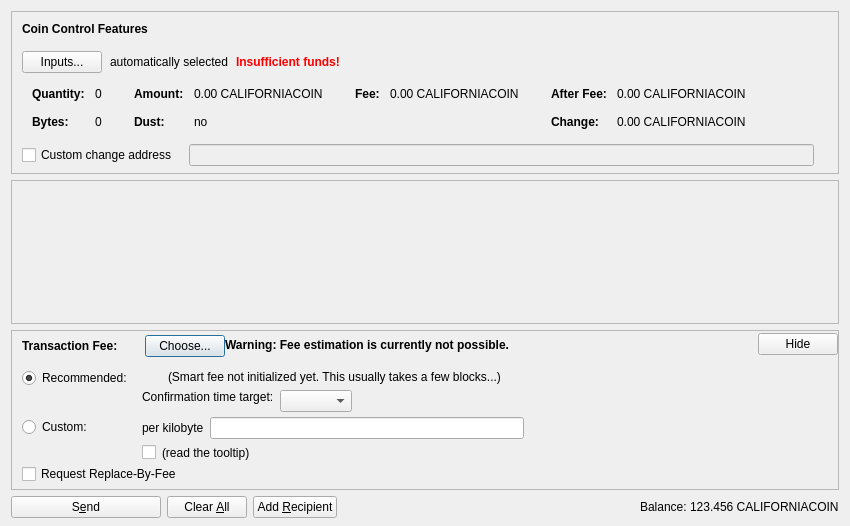
<?xml version="1.0" encoding="UTF-8"?>
<ui version="4.0">
 <class>SendCoinsDialog</class>
 <widget class="QDialog" name="SendCoinsDialog">
  <property name="geometry">
   <rect>
    <x>0</x>
    <y>0</y>
    <width>850</width>
    <height>526</height>
   </rect>
  </property>
  <property name="windowTitle">
   <string>Send Coins</string>
  </property>
  <layout class="QVBoxLayout" name="verticalLayout" stretch="0,1,0,0">
   <property name="bottomMargin">
    <number>8</number>
   </property>
   <item>
    <widget class="QFrame" name="frameCoinControl">
     <property name="sizePolicy">
      <sizepolicy hsizetype="Expanding" vsizetype="Expanding">
       <horstretch>0</horstretch>
       <verstretch>0</verstretch>
      </sizepolicy>
     </property>
     <property name="maximumSize">
      <size>
       <width>16777215</width>
       <height>16777215</height>
      </size>
     </property>
     <property name="frameShape">
      <enum>QFrame::StyledPanel</enum>
     </property>
     <property name="frameShadow">
      <enum>QFrame::Sunken</enum>
     </property>
     <layout class="QVBoxLayout" name="verticalLayoutCoinControl2">
      <property name="spacing">
       <number>0</number>
      </property>
      <property name="leftMargin">
       <number>0</number>
      </property>
      <property name="topMargin">
       <number>0</number>
      </property>
      <property name="rightMargin">
       <number>0</number>
      </property>
      <property name="bottomMargin">
       <number>6</number>
      </property>
      <item>
       <layout class="QVBoxLayout" name="verticalLayoutCoinControl" stretch="0,0,0,0,1">
        <property name="spacing">
         <number>0</number>
        </property>
        <property name="leftMargin">
         <number>10</number>
        </property>
        <property name="topMargin">
         <number>10</number>
        </property>
        <item>
         <layout class="QHBoxLayout" name="horizontalLayoutCoinControl1">
          <property name="bottomMargin">
           <number>15</number>
          </property>
          <item>
           <widget class="QLabel" name="labelCoinControlFeatures">
            <property name="sizePolicy">
             <sizepolicy hsizetype="Preferred" vsizetype="Maximum">
              <horstretch>0</horstretch>
              <verstretch>0</verstretch>
             </sizepolicy>
            </property>
            <property name="font">
             <font>
              <weight>75</weight>
              <bold>true</bold>
             </font>
            </property>
            <property name="styleSheet">
             <string notr="true">font-weight:bold;</string>
            </property>
            <property name="text">
             <string>Coin Control Features</string>
            </property>
           </widget>
          </item>
         </layout>
        </item>
        <item>
         <layout class="QHBoxLayout" name="horizontalLayoutCoinControl2" stretch="0,0,0,0">
          <property name="spacing">
           <number>8</number>
          </property>
          <property name="bottomMargin">
           <number>10</number>
          </property>
          <item>
           <widget class="QPushButton" name="pushButtonCoinControl">
            <property name="styleSheet">
             <string notr="true"/>
            </property>
            <property name="text">
             <string>Inputs...</string>
            </property>
            <property name="autoDefault">
             <bool>false</bool>
            </property>
           </widget>
          </item>
          <item>
           <widget class="QLabel" name="labelCoinControlAutomaticallySelected">
            <property name="text">
             <string>automatically selected</string>
            </property>
            <property name="margin">
             <number>5</number>
            </property>
           </widget>
          </item>
          <item>
           <widget class="QLabel" name="labelCoinControlInsuffFunds">
            <property name="font">
             <font>
              <weight>75</weight>
              <bold>true</bold>
             </font>
            </property>
            <property name="styleSheet">
             <string notr="true">color:red;font-weight:bold;</string>
            </property>
            <property name="text">
             <string>Insufficient funds!</string>
            </property>
            <property name="margin">
             <number>5</number>
            </property>
           </widget>
          </item>
          <item>
           <spacer name="horizontalSpacerCoinControl">
            <property name="orientation">
             <enum>Qt::Horizontal</enum>
            </property>
            <property name="sizeHint" stdset="0">
             <size>
              <width>40</width>
              <height>1</height>
             </size>
            </property>
           </spacer>
          </item>
         </layout>
        </item>
        <item>
         <widget class="QWidget" name="widgetCoinControl" native="true">
          <property name="sizePolicy">
           <sizepolicy hsizetype="Preferred" vsizetype="Preferred">
            <horstretch>0</horstretch>
            <verstretch>0</verstretch>
           </sizepolicy>
          </property>
          <property name="minimumSize">
           <size>
            <width>0</width>
            <height>0</height>
           </size>
          </property>
          <property name="styleSheet">
           <string notr="true"/>
          </property>
          <layout class="QHBoxLayout" name="horizontalLayoutCoinControl5">
           <property name="leftMargin">
            <number>0</number>
           </property>
           <property name="topMargin">
            <number>0</number>
           </property>
           <property name="rightMargin">
            <number>0</number>
           </property>
           <property name="bottomMargin">
            <number>0</number>
           </property>
           <item>
            <layout class="QHBoxLayout" name="horizontalLayoutCoinControl3" stretch="0,0,0,1">
             <property name="spacing">
              <number>20</number>
             </property>
             <property name="topMargin">
              <number>0</number>
             </property>
             <property name="bottomMargin">
              <number>10</number>
             </property>
             <item>
              <layout class="QFormLayout" name="formLayoutCoinControl1">
               <property name="horizontalSpacing">
                <number>10</number>
               </property>
               <property name="verticalSpacing">
                <number>14</number>
               </property>
               <property name="leftMargin">
                <number>10</number>
               </property>
               <property name="topMargin">
                <number>4</number>
               </property>
               <property name="rightMargin">
                <number>6</number>
               </property>
               <item row="0" column="0">
                <widget class="QLabel" name="labelCoinControlQuantityText">
                 <property name="font">
                  <font>
                   <weight>75</weight>
                   <bold>true</bold>
                  </font>
                 </property>
                 <property name="text">
                  <string>Quantity:</string>
                 </property>
                 <property name="margin">
                  <number>0</number>
                 </property>
                </widget>
               </item>
               <item row="0" column="1">
                <widget class="QLabel" name="labelCoinControlQuantity">
                 <property name="cursor">
                  <cursorShape>IBeamCursor</cursorShape>
                 </property>
                 <property name="contextMenuPolicy">
                  <enum>Qt::ActionsContextMenu</enum>
                 </property>
                 <property name="text">
                  <string notr="true">0</string>
                 </property>
                 <property name="margin">
                  <number>0</number>
                 </property>
                 <property name="textInteractionFlags">
                  <set>Qt::LinksAccessibleByMouse|Qt::TextSelectableByKeyboard|Qt::TextSelectableByMouse</set>
                 </property>
                </widget>
               </item>
               <item row="1" column="0">
                <widget class="QLabel" name="labelCoinControlBytesText">
                 <property name="font">
                  <font>
                   <weight>75</weight>
                   <bold>true</bold>
                  </font>
                 </property>
                 <property name="text">
                  <string>Bytes:</string>
                 </property>
                </widget>
               </item>
               <item row="1" column="1">
                <widget class="QLabel" name="labelCoinControlBytes">
                 <property name="cursor">
                  <cursorShape>IBeamCursor</cursorShape>
                 </property>
                 <property name="contextMenuPolicy">
                  <enum>Qt::ActionsContextMenu</enum>
                 </property>
                 <property name="text">
                  <string notr="true">0</string>
                 </property>
                 <property name="textInteractionFlags">
                  <set>Qt::LinksAccessibleByMouse|Qt::TextSelectableByKeyboard|Qt::TextSelectableByMouse</set>
                 </property>
                </widget>
               </item>
              </layout>
             </item>
             <item>
              <layout class="QFormLayout" name="formLayoutCoinControl2">
               <property name="horizontalSpacing">
                <number>10</number>
               </property>
               <property name="verticalSpacing">
                <number>14</number>
               </property>
               <property name="leftMargin">
                <number>6</number>
               </property>
               <property name="topMargin">
                <number>4</number>
               </property>
               <property name="rightMargin">
                <number>6</number>
               </property>
               <item row="0" column="0">
                <widget class="QLabel" name="labelCoinControlAmountText">
                 <property name="font">
                  <font>
                   <weight>75</weight>
                   <bold>true</bold>
                  </font>
                 </property>
                 <property name="text">
                  <string>Amount:</string>
                 </property>
                 <property name="margin">
                  <number>0</number>
                 </property>
                </widget>
               </item>
               <item row="0" column="1">
                <widget class="QLabel" name="labelCoinControlAmount">
                 <property name="cursor">
                  <cursorShape>IBeamCursor</cursorShape>
                 </property>
                 <property name="contextMenuPolicy">
                  <enum>Qt::ActionsContextMenu</enum>
                 </property>
                 <property name="text">
                  <string notr="true">0.00 CALIFORNIACOIN</string>
                 </property>
                 <property name="textInteractionFlags">
                  <set>Qt::LinksAccessibleByMouse|Qt::TextSelectableByKeyboard|Qt::TextSelectableByMouse</set>
                 </property>
                </widget>
               </item>
               <item row="1" column="0">
                <widget class="QLabel" name="labelCoinControlLowOutputText">
                 <property name="font">
                  <font>
                   <weight>75</weight>
                   <bold>true</bold>
                  </font>
                 </property>
                 <property name="text">
                  <string>Dust:</string>
                 </property>
                </widget>
               </item>
               <item row="1" column="1">
                <widget class="QLabel" name="labelCoinControlLowOutput">
                 <property name="cursor">
                  <cursorShape>IBeamCursor</cursorShape>
                 </property>
                 <property name="contextMenuPolicy">
                  <enum>Qt::ActionsContextMenu</enum>
                 </property>
                 <property name="text">
                  <string notr="true">no</string>
                 </property>
                 <property name="textInteractionFlags">
                  <set>Qt::LinksAccessibleByMouse|Qt::TextSelectableByKeyboard|Qt::TextSelectableByMouse</set>
                 </property>
                </widget>
               </item>
              </layout>
             </item>
             <item>
              <layout class="QFormLayout" name="formLayoutCoinControl3">
               <property name="horizontalSpacing">
                <number>10</number>
               </property>
               <property name="verticalSpacing">
                <number>14</number>
               </property>
               <property name="leftMargin">
                <number>6</number>
               </property>
               <property name="topMargin">
                <number>4</number>
               </property>
               <property name="rightMargin">
                <number>6</number>
               </property>
               <item row="0" column="0">
                <widget class="QLabel" name="labelCoinControlFeeText">
                 <property name="font">
                  <font>
                   <weight>75</weight>
                   <bold>true</bold>
                  </font>
                 </property>
                 <property name="text">
                  <string>Fee:</string>
                 </property>
                 <property name="margin">
                  <number>0</number>
                 </property>
                </widget>
               </item>
               <item row="0" column="1">
                <widget class="QLabel" name="labelCoinControlFee">
                 <property name="cursor">
                  <cursorShape>IBeamCursor</cursorShape>
                 </property>
                 <property name="contextMenuPolicy">
                  <enum>Qt::ActionsContextMenu</enum>
                 </property>
                 <property name="text">
                  <string notr="true">0.00 CALIFORNIACOIN</string>
                 </property>
                 <property name="textInteractionFlags">
                  <set>Qt::LinksAccessibleByMouse|Qt::TextSelectableByKeyboard|Qt::TextSelectableByMouse</set>
                 </property>
                </widget>
               </item>
              </layout>
             </item>
             <item>
              <layout class="QFormLayout" name="formLayoutCoinControl4">
               <property name="horizontalSpacing">
                <number>10</number>
               </property>
               <property name="verticalSpacing">
                <number>14</number>
               </property>
               <property name="leftMargin">
                <number>6</number>
               </property>
               <property name="topMargin">
                <number>4</number>
               </property>
               <property name="rightMargin">
                <number>6</number>
               </property>
               <item row="0" column="0">
                <widget class="QLabel" name="labelCoinControlAfterFeeText">
                 <property name="font">
                  <font>
                   <weight>75</weight>
                   <bold>true</bold>
                  </font>
                 </property>
                 <property name="text">
                  <string>After Fee:</string>
                 </property>
                 <property name="margin">
                  <number>0</number>
                 </property>
                </widget>
               </item>
               <item row="0" column="1">
                <widget class="QLabel" name="labelCoinControlAfterFee">
                 <property name="cursor">
                  <cursorShape>IBeamCursor</cursorShape>
                 </property>
                 <property name="contextMenuPolicy">
                  <enum>Qt::ActionsContextMenu</enum>
                 </property>
                 <property name="text">
                  <string notr="true">0.00 CALIFORNIACOIN</string>
                 </property>
                 <property name="textInteractionFlags">
                  <set>Qt::LinksAccessibleByMouse|Qt::TextSelectableByKeyboard|Qt::TextSelectableByMouse</set>
                 </property>
                </widget>
               </item>
               <item row="1" column="0">
                <widget class="QLabel" name="labelCoinControlChangeText">
                 <property name="font">
                  <font>
                   <weight>75</weight>
                   <bold>true</bold>
                  </font>
                 </property>
                 <property name="text">
                  <string>Change:</string>
                 </property>
                </widget>
               </item>
               <item row="1" column="1">
                <widget class="QLabel" name="labelCoinControlChange">
                 <property name="cursor">
                  <cursorShape>IBeamCursor</cursorShape>
                 </property>
                 <property name="contextMenuPolicy">
                  <enum>Qt::ActionsContextMenu</enum>
                 </property>
                 <property name="text">
                  <string notr="true">0.00 CALIFORNIACOIN</string>
                 </property>
                 <property name="textInteractionFlags">
                  <set>Qt::LinksAccessibleByMouse|Qt::TextSelectableByKeyboard|Qt::TextSelectableByMouse</set>
                 </property>
                </widget>
               </item>
              </layout>
             </item>
            </layout>
           </item>
          </layout>
         </widget>
        </item>
        <item>
         <layout class="QHBoxLayout" name="horizontalLayoutCoinControl4" stretch="0,0,0">
          <property name="spacing">
           <number>12</number>
          </property>
          <property name="sizeConstraint">
           <enum>QLayout::SetDefaultConstraint</enum>
          </property>
          <property name="topMargin">
           <number>5</number>
          </property>
          <property name="rightMargin">
           <number>5</number>
          </property>
          <item>
           <widget class="QCheckBox" name="checkBoxCoinControlChange">
            <property name="toolTip">
             <string>If this is activated, but the change address is empty or invalid, change will be sent to a newly generated address.</string>
            </property>
            <property name="text">
             <string>Custom change address</string>
            </property>
           </widget>
          </item>
          <item>
           <widget class="QValidatedLineEdit" name="lineEditCoinControlChange">
            <property name="enabled">
             <bool>false</bool>
            </property>
            <property name="sizePolicy">
             <sizepolicy hsizetype="Expanding" vsizetype="Fixed">
              <horstretch>0</horstretch>
              <verstretch>0</verstretch>
             </sizepolicy>
            </property>
           </widget>
          </item>
          <item>
           <widget class="QLabel" name="labelCoinControlChangeLabel">
            <property name="sizePolicy">
             <sizepolicy hsizetype="Preferred" vsizetype="Expanding">
              <horstretch>0</horstretch>
              <verstretch>0</verstretch>
             </sizepolicy>
            </property>
            <property name="minimumSize">
             <size>
              <width>0</width>
              <height>0</height>
             </size>
            </property>
            <property name="text">
             <string/>
            </property>
            <property name="margin">
             <number>3</number>
            </property>
           </widget>
          </item>
         </layout>
        </item>
        <item>
         <spacer name="verticalSpacerCoinControl">
          <property name="orientation">
           <enum>Qt::Vertical</enum>
          </property>
          <property name="sizeHint" stdset="0">
           <size>
            <width>800</width>
            <height>1</height>
           </size>
          </property>
         </spacer>
        </item>
       </layout>
      </item>
     </layout>
    </widget>
   </item>
   <item>
    <widget class="QScrollArea" name="scrollArea">
     <property name="widgetResizable">
      <bool>true</bool>
     </property>
     <widget class="QWidget" name="scrollAreaWidgetContents">
      <property name="geometry">
       <rect>
        <x>0</x>
        <y>0</y>
        <width>830</width>
        <height>104</height>
       </rect>
      </property>
      <layout class="QVBoxLayout" name="verticalLayout_2" stretch="0,1">
       <property name="leftMargin">
        <number>0</number>
       </property>
       <property name="topMargin">
        <number>0</number>
       </property>
       <property name="rightMargin">
        <number>0</number>
       </property>
       <property name="bottomMargin">
        <number>0</number>
       </property>
       <item>
        <layout class="QVBoxLayout" name="entries">
         <property name="spacing">
          <number>6</number>
         </property>
        </layout>
       </item>
       <item>
        <spacer name="verticalSpacer">
         <property name="orientation">
          <enum>Qt::Vertical</enum>
         </property>
         <property name="sizeHint" stdset="0">
          <size>
           <width>20</width>
           <height>40</height>
          </size>
         </property>
        </spacer>
       </item>
      </layout>
     </widget>
    </widget>
   </item>
   <item>
    <widget class="QFrame" name="frameFee">
     <property name="sizePolicy">
      <sizepolicy hsizetype="Expanding" vsizetype="Expanding">
       <horstretch>0</horstretch>
       <verstretch>0</verstretch>
      </sizepolicy>
     </property>
     <property name="maximumSize">
      <size>
       <width>16777215</width>
       <height>16777215</height>
      </size>
     </property>
     <property name="frameShape">
      <enum>QFrame::StyledPanel</enum>
     </property>
     <property name="frameShadow">
      <enum>QFrame::Sunken</enum>
     </property>
     <layout class="QVBoxLayout" name="verticalLayoutFee1">
      <property name="spacing">
       <number>0</number>
      </property>
      <property name="leftMargin">
       <number>0</number>
      </property>
      <property name="topMargin">
       <number>0</number>
      </property>
      <property name="rightMargin">
       <number>0</number>
      </property>
      <property name="bottomMargin">
       <number>0</number>
      </property>
      <item>
       <layout class="QVBoxLayout" name="verticalLayoutFee2" stretch="0,0,0">
        <property name="spacing">
         <number>0</number>
        </property>
        <property name="leftMargin">
         <number>10</number>
        </property>
        <property name="topMargin">
         <number>0</number>
        </property>
        <item>
         <layout class="QHBoxLayout" name="horizontalLayoutFee1">
          <property name="bottomMargin">
           <number>0</number>
          </property>
          <item>
           <layout class="QVBoxLayout" name="verticalLayoutFee7">
            <property name="spacing">
             <number>0</number>
            </property>
            <item>
             <spacer name="verticalSpacerSmartFee">
              <property name="orientation">
               <enum>Qt::Vertical</enum>
              </property>
              <property name="sizeType">
               <enum>QSizePolicy::Fixed</enum>
              </property>
              <property name="sizeHint" stdset="0">
               <size>
                <width>1</width>
                <height>4</height>
               </size>
              </property>
             </spacer>
            </item>
            <item>
             <layout class="QHBoxLayout" name="horizontalLayoutSmartFee">
              <property name="spacing">
               <number>10</number>
              </property>
              <item>
               <widget class="QLabel" name="labelFeeHeadline">
                <property name="sizePolicy">
                 <sizepolicy hsizetype="Preferred" vsizetype="Maximum">
                  <horstretch>0</horstretch>
                  <verstretch>0</verstretch>
                 </sizepolicy>
                </property>
                <property name="font">
                 <font>
                  <weight>75</weight>
                  <bold>true</bold>
                 </font>
                </property>
                <property name="styleSheet">
                 <string notr="true">font-weight:bold;</string>
                </property>
                <property name="text">
                 <string>Transaction Fee:</string>
                </property>
               </widget>
              </item>
              <item>
               <widget class="QLabel" name="labelFeeMinimized">
                <property name="text">
                 <string/>
                </property>
               </widget>
              </item>
              <item>
               <widget class="QPushButton" name="buttonChooseFee">
                <property name="text">
                 <string>Choose...</string>
                </property>
               </widget>
              </item>
             </layout>
            </item>
            <item>
             <spacer name="verticalSpacer_5">
              <property name="orientation">
               <enum>Qt::Vertical</enum>
              </property>
              <property name="sizeHint" stdset="0">
               <size>
                <width>1</width>
                <height>1</height>
               </size>
              </property>
             </spacer>
            </item>
           </layout>
          </item>
          <item>
           <widget class="QLabel" name="fallbackFeeWarningLabel">
            <property name="toolTip">
             <string>Using the fallbackfee can result in sending a transaction that will take several hours or days (or never) to confirm. Consider choosing your fee manually or wait until you have validated the complete chain.</string>
            </property>
            <property name="font">
            <font>
                <weight>75</weight>
                <bold>true</bold>
            </font>
            </property>
            <property name="text">
             <string>Warning: Fee estimation is currently not possible.</string>
            </property>
            <property name="wordWrap">
             <bool>false</bool>
            </property>
           </widget>
          </item>
          <item>
           <spacer name="horizontalSpacer_4">
            <property name="orientation">
             <enum>Qt::Horizontal</enum>
            </property>
            <property name="sizeType">
             <enum>QSizePolicy::MinimumExpanding</enum>
            </property>
            <property name="sizeHint" stdset="0">
             <size>
              <width>40</width>
              <height>20</height>
             </size>
            </property>
           </spacer>
          </item>
          <item>
           <widget class="QPushButton" name="buttonMinimizeFee">
            <property name="toolTip">
             <string>collapse fee-settings</string>
            </property>
            <property name="text">
             <string>Hide</string>
            </property>
           </widget>
          </item>
         </layout>
        </item>
        <item>
         <widget class="QFrame" name="frameFeeSelection">
          <layout class="QVBoxLayout" name="verticalLayoutFee12">
           <property name="spacing">
            <number>0</number>
           </property>
           <property name="leftMargin">
            <number>0</number>
           </property>
           <property name="topMargin">
            <number>0</number>
           </property>
           <property name="rightMargin">
            <number>0</number>
           </property>
           <property name="bottomMargin">
            <number>0</number>
           </property>
           <item>
            <layout class="QGridLayout" name="gridLayoutFee">
             <property name="topMargin">
              <number>10</number>
             </property>
             <property name="bottomMargin">
              <number>4</number>
             </property>
             <property name="horizontalSpacing">
              <number>10</number>
             </property>
             <property name="verticalSpacing">
              <number>4</number>
             </property>
             <item row="1" column="1">
              <layout class="QVBoxLayout" name="verticalLayoutFee8">
               <property name="spacing">
                <number>6</number>
               </property>
               <item>
                <layout class="QHBoxLayout" name="horizontalLayoutFee13">
                 <item>
                  <widget class="QLabel" name="labelCustomPerKilobyte">
                   <property name="toolTip">
                    <string>If the custom fee is set to 1000 satoshis and the transaction is only 250 bytes, then &quot;per kilobyte&quot; only pays 250 satoshis in fee, while &quot;total at least&quot; pays 1000 satoshis. For transactions bigger than a kilobyte both pay by kilobyte.</string>
                   </property>
                   <property name="text">
                    <string>per kilobyte</string>
                   </property>
                  </widget>
                 </item>
                 <item>
                  <widget class="CaliforniacoinAmountField" name="customFee"/>
                 </item>
                 <item>
                  <spacer name="horizontalSpacer_6">
                   <property name="orientation">
                    <enum>Qt::Horizontal</enum>
                   </property>
                   <property name="sizeHint" stdset="0">
                    <size>
                     <width>1</width>
                     <height>1</height>
                    </size>
                   </property>
                  </spacer>
                 </item>
                </layout>
               </item>
               <item>
                <layout class="QHBoxLayout" name="horizontalLayoutFee8">
                 <item>
                  <widget class="QCheckBox" name="checkBoxMinimumFee">
                   <property name="toolTip">
                    <string>Paying only the minimum fee is just fine as long as there is less transaction volume than space in the blocks. But be aware that this can end up in a never confirming transaction once there is more demand for californiacoin transactions than the network can process.</string>
                   </property>
                   <property name="text">
                    <string/>
                   </property>
                  </widget>
                 </item>
                 <item>
                  <widget class="QLabel" name="labelMinFeeWarning">
                   <property name="enabled">
                    <bool>true</bool>
                   </property>
                   <property name="toolTip">
                    <string>Paying only the minimum fee is just fine as long as there is less transaction volume than space in the blocks. But be aware that this can end up in a never confirming transaction once there is more demand for californiacoin transactions than the network can process.</string>
                   </property>
                   <property name="text">
                    <string>(read the tooltip)</string>
                   </property>
                   <property name="margin">
                    <number>5</number>
                   </property>
                  </widget>
                 </item>
                 <item>
                  <spacer name="horizontalSpacer_2">
                   <property name="orientation">
                    <enum>Qt::Horizontal</enum>
                   </property>
                   <property name="sizeHint" stdset="0">
                    <size>
                     <width>1</width>
                     <height>1</height>
                    </size>
                   </property>
                  </spacer>
                 </item>
                </layout>
               </item>
              </layout>
             </item>
             <item row="0" column="0">
              <layout class="QVBoxLayout" name="verticalLayoutFee4" stretch="0,1">
               <item>
                <widget class="QRadioButton" name="radioSmartFee">
                 <property name="text">
                  <string>Recommended:</string>
                 </property>
                 <property name="checked">
                  <bool>true</bool>
                 </property>
                 <attribute name="buttonGroup">
                  <string notr="true">groupFee</string>
                 </attribute>
                </widget>
               </item>
               <item>
                <spacer name="verticalSpacer_2">
                 <property name="orientation">
                  <enum>Qt::Vertical</enum>
                 </property>
                 <property name="sizeHint" stdset="0">
                  <size>
                   <width>1</width>
                   <height>1</height>
                  </size>
                 </property>
                </spacer>
               </item>
              </layout>
             </item>
             <item row="1" column="0">
              <layout class="QVBoxLayout" name="verticalLayoutFee9" stretch="0,1">
               <item>
                <widget class="QRadioButton" name="radioCustomFee">
                 <property name="text">
                  <string>Custom:</string>
                 </property>
                 <attribute name="buttonGroup">
                  <string notr="true">groupFee</string>
                 </attribute>
                </widget>
               </item>
               <item>
                <spacer name="verticalSpacer_6">
                 <property name="orientation">
                  <enum>Qt::Vertical</enum>
                 </property>
                 <property name="sizeHint" stdset="0">
                  <size>
                   <width>1</width>
                   <height>1</height>
                  </size>
                 </property>
                </spacer>
               </item>
              </layout>
             </item>
             <item row="0" column="1">
              <layout class="QVBoxLayout" name="verticalLayoutFee3" stretch="0,0,1">
               <property name="spacing">
                <number>6</number>
               </property>
               <property name="topMargin">
                <number>2</number>
               </property>
               <item>
                <layout class="QHBoxLayout" name="horizontalLayoutFee12">
                 <item>
                  <widget class="QLabel" name="labelSmartFee">
                   <property name="text">
                    <string/>
                   </property>
                   <property name="margin">
                    <number>2</number>
                   </property>
                  </widget>
                 </item>
                 <item>
                  <widget class="QLabel" name="labelFeeEstimation">
                   <property name="text">
                    <string/>
                   </property>
                  </widget>
                 </item>
                 <item>
                  <widget class="QLabel" name="labelSmartFee2">
                   <property name="text">
                    <string>(Smart fee not initialized yet. This usually takes a few blocks...)</string>
                   </property>
                   <property name="margin">
                    <number>2</number>
                   </property>
                  </widget>
                 </item>
                 <item>
                  <spacer name="horizontalSpacer_5">
                   <property name="orientation">
                    <enum>Qt::Horizontal</enum>
                   </property>
                   <property name="sizeHint" stdset="0">
                    <size>
                     <width>1</width>
                     <height>1</height>
                    </size>
                   </property>
                  </spacer>
                 </item>
                </layout>
               </item>
               <item>
                <layout class="QHBoxLayout" name="horizontalLayoutFee9">
                 <item>
                  <layout class="QVBoxLayout" name="verticalLayoutFee6">
                   <item>
                    <widget class="QLabel" name="labelSmartFee3">
                     <property name="text">
                      <string>Confirmation time target:</string>
                     </property>
                     <property name="margin">
                      <number>2</number>
                     </property>
                    </widget>
                   </item>
                   <item>
                    <spacer name="verticalSpacer_3">
                     <property name="orientation">
                      <enum>Qt::Vertical</enum>
                     </property>
                     <property name="sizeHint" stdset="0">
                      <size>
                       <width>1</width>
                       <height>1</height>
                      </size>
                     </property>
                    </spacer>
                   </item>
                  </layout>
                 </item>
                 <item>
                  <layout class="QVBoxLayout" name="verticalLayoutFee5">
                   <property name="rightMargin">
                    <number>30</number>
                   </property>
                   <item>
                    <layout class="QHBoxLayout" name="horizontalLayoutConfTarget">
                     <property name="bottomMargin">
                      <number>0</number>
                     </property>
                     <item>
                      <widget class="QComboBox" name="confTargetSelector"/>
                     </item>
                     <item>
                      <spacer name="horizontalSpacerConfTarget">
                       <property name="orientation">
                        <enum>Qt::Horizontal</enum>
                       </property>
                       <property name="sizeHint" stdset="0">
                        <size>
                         <width>40</width>
                         <height>20</height>
                        </size>
                       </property>
                      </spacer>
                     </item>
                    </layout>
                   </item>
                  </layout>
                 </item>
                </layout>
               </item>
               <item>
                <spacer name="verticalSpacer_4">
                 <property name="orientation">
                  <enum>Qt::Vertical</enum>
                 </property>
                 <property name="sizeHint" stdset="0">
                  <size>
                   <width>1</width>
                   <height>1</height>
                  </size>
                 </property>
                </spacer>
               </item>
              </layout>
             </item>
            </layout>
           </item>
           <item>
            <widget class="QCheckBox" name="optInRBF">
             <property name="text">
              <string>Request Replace-By-Fee</string>
             </property>
             <property name="toolTip">
              <string>Indicates that the sender may wish to replace this transaction with a new one paying higher fees (prior to being confirmed).</string>
             </property>
            </widget>
           </item>
          </layout>
         </widget>
        </item>
        <item>
         <spacer name="verticalSpacerFee">
          <property name="orientation">
           <enum>Qt::Vertical</enum>
          </property>
          <property name="sizeHint" stdset="0">
           <size>
            <width>40</width>
            <height>5</height>
           </size>
          </property>
         </spacer>
        </item>
       </layout>
      </item>
     </layout>
    </widget>
   </item>
   <item>
    <layout class="QHBoxLayout" name="horizontalLayout">
     <item>
      <widget class="QPushButton" name="sendButton">
       <property name="minimumSize">
        <size>
         <width>150</width>
         <height>0</height>
        </size>
       </property>
       <property name="toolTip">
        <string>Confirm the send action</string>
       </property>
       <property name="text">
        <string>S&amp;end</string>
       </property>
       <property name="icon">
        <iconset resource="../californiacoin.qrc">
         <normaloff>:/icons/send</normaloff>:/icons/send</iconset>
       </property>
       <property name="autoDefault">
        <bool>false</bool>
       </property>
       <property name="default">
        <bool>false</bool>
       </property>
      </widget>
     </item>
     <item>
      <widget class="QPushButton" name="clearButton">
       <property name="sizePolicy">
        <sizepolicy hsizetype="Minimum" vsizetype="Fixed">
         <horstretch>0</horstretch>
         <verstretch>0</verstretch>
        </sizepolicy>
       </property>
       <property name="toolTip">
        <string>Clear all fields of the form.</string>
       </property>
       <property name="text">
        <string>Clear &amp;All</string>
       </property>
       <property name="icon">
        <iconset resource="../californiacoin.qrc">
         <normaloff>:/icons/remove</normaloff>:/icons/remove</iconset>
       </property>
       <property name="autoDefault">
        <bool>false</bool>
       </property>
      </widget>
     </item>
     <item>
      <widget class="QPushButton" name="addButton">
       <property name="toolTip">
        <string>Send to multiple recipients at once</string>
       </property>
       <property name="text">
        <string>Add &amp;Recipient</string>
       </property>
       <property name="icon">
        <iconset resource="../californiacoin.qrc">
         <normaloff>:/icons/add</normaloff>:/icons/add</iconset>
       </property>
       <property name="autoDefault">
        <bool>false</bool>
       </property>
      </widget>
     </item>
     <item>
      <spacer name="horizontalSpacer">
       <property name="orientation">
        <enum>Qt::Horizontal</enum>
       </property>
       <property name="sizeHint" stdset="0">
        <size>
         <width>40</width>
         <height>20</height>
        </size>
       </property>
      </spacer>
     </item>
     <item>
      <layout class="QHBoxLayout" name="horizontalLayout_2">
       <property name="spacing">
        <number>3</number>
       </property>
       <item>
        <widget class="QLabel" name="label">
         <property name="sizePolicy">
          <sizepolicy hsizetype="Preferred" vsizetype="Fixed">
           <horstretch>0</horstretch>
           <verstretch>0</verstretch>
          </sizepolicy>
         </property>
         <property name="text">
          <string>Balance:</string>
         </property>
        </widget>
       </item>
       <item>
        <widget class="QLabel" name="labelBalance">
         <property name="sizePolicy">
          <sizepolicy hsizetype="Preferred" vsizetype="Fixed">
           <horstretch>0</horstretch>
           <verstretch>0</verstretch>
          </sizepolicy>
         </property>
         <property name="cursor">
          <cursorShape>IBeamCursor</cursorShape>
         </property>
         <property name="text">
          <string notr="true">123.456 CALIFORNIACOIN</string>
         </property>
         <property name="textInteractionFlags">
          <set>Qt::LinksAccessibleByMouse|Qt::TextSelectableByKeyboard|Qt::TextSelectableByMouse</set>
         </property>
        </widget>
       </item>
      </layout>
     </item>
    </layout>
   </item>
  </layout>
 </widget>
 <customwidgets>
  <customwidget>
   <class>QValidatedLineEdit</class>
   <extends>QLineEdit</extends>
   <header>qvalidatedlineedit.h</header>
  </customwidget>
  <customwidget>
   <class>CaliforniacoinAmountField</class>
   <extends>QLineEdit</extends>
   <header>californiacoinamountfield.h</header>
   <container>1</container>
  </customwidget>
 </customwidgets>
 <resources>
  <include location="../californiacoin.qrc"/>
 </resources>
 <connections/>
 <buttongroups>
  <buttongroup name="groupFee"/>
 </buttongroups>
</ui>
